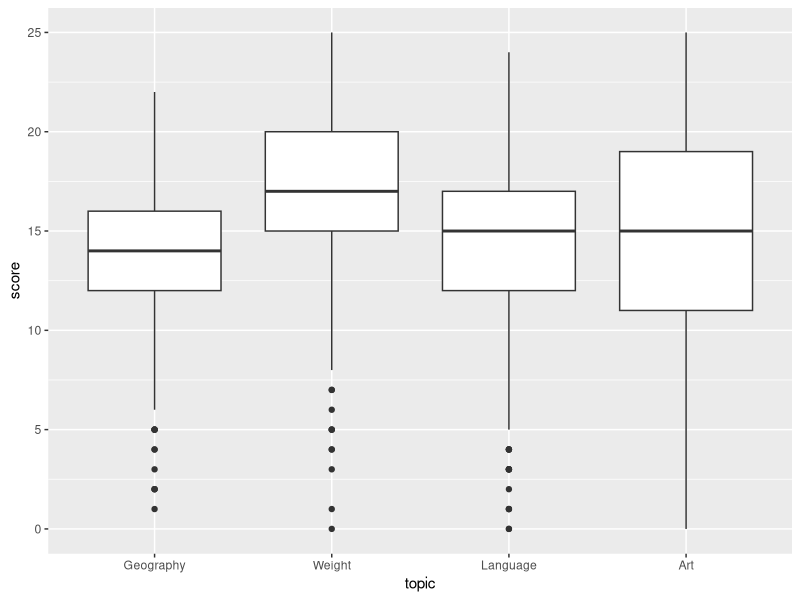
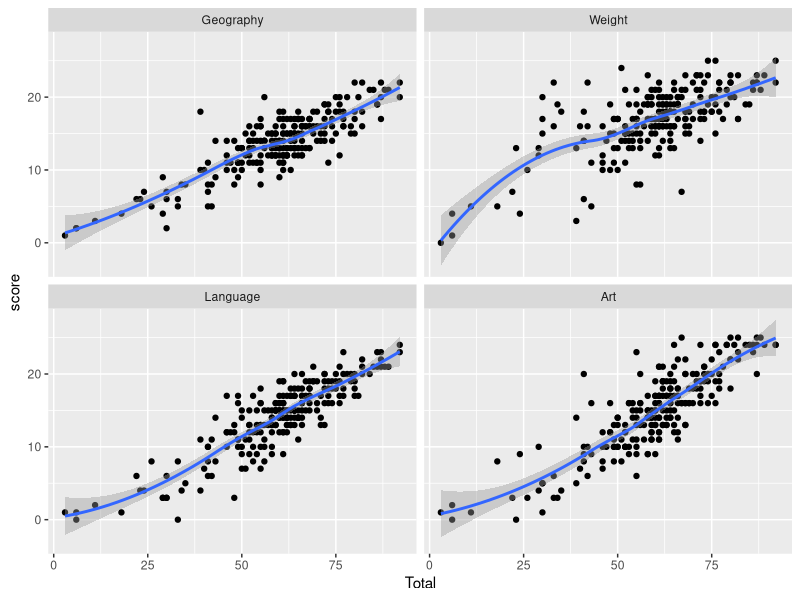
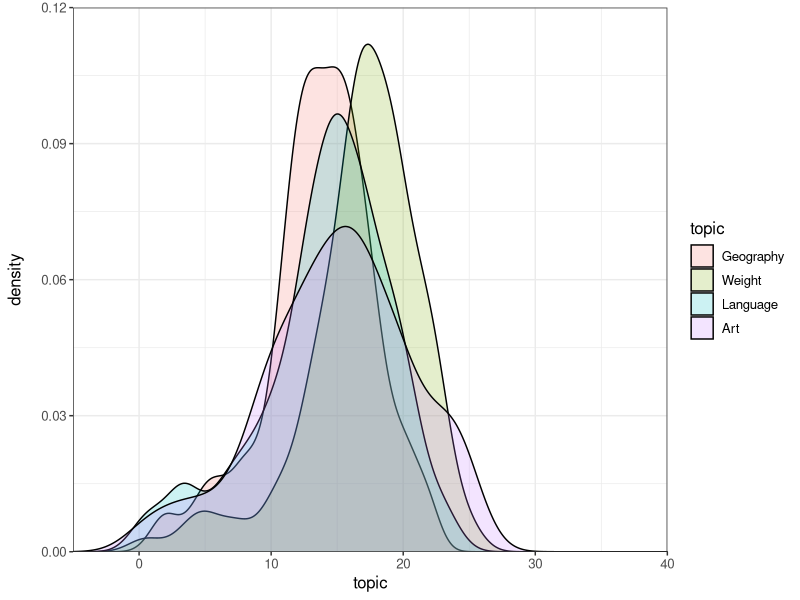
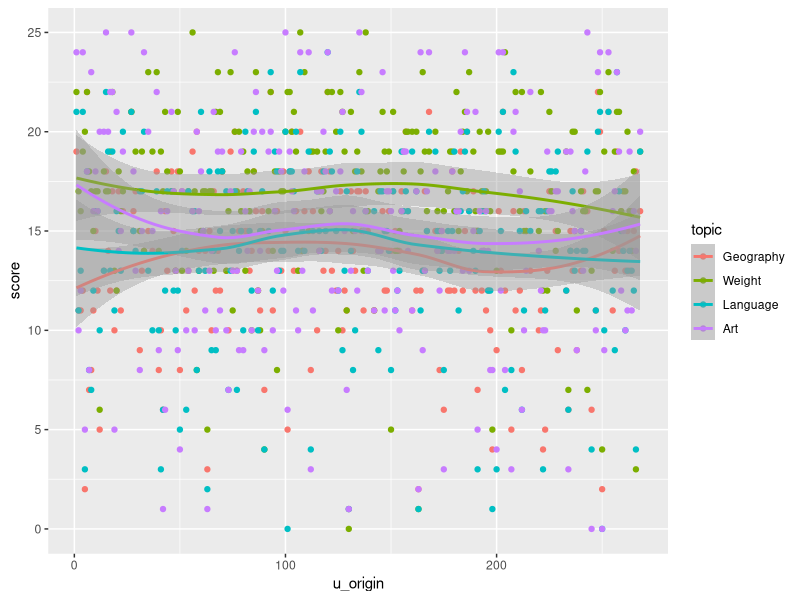
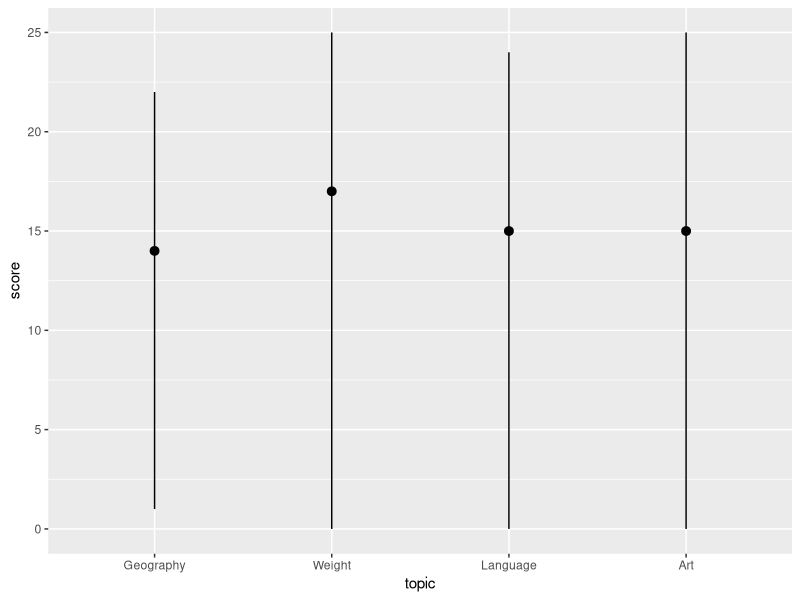

The R source for these figures, in order:
library(reshape2)
library(ggplot2)
# topic specific scores

# we want this to be asocial, and not give them a score if they chose to copy. If they chose to copy this will be treated as  getting it wrong/ not knowing. 

# load full data:
full_data <- read.csv("full_data.csv")

# these are the question numbers for the topics, in each round:
geography <- c(1:10, 41:55)
weight <- c(11:20, 56:70)
language <-c(21:30, 71:85)
art <- c(31:40, 86:100)

# numbered 1-4 in full data
full_data$topic <- ifelse((full_data$number %in% geography),1,
                            ifelse((full_data$number %in% weight),2,
                              ifelse((full_data$number %in% language),3,
                                ifelse((full_data$number %in% art),4, 999))))

### cumulative ASOCIAL total score (we previously only have this for round 1, or total score including social)
full_data$c_a_score_tot <- rep(-666, nrow(full_data))
u_origins <- unique(full_data$u_origin)
for (i in 1:length(u_origins)) {
  u_origin <- u_origins[i]
  relevant_rows <- c(1:nrow(full_data))[full_data$u_origin == u_origin]
  subset <- full_data[relevant_rows,]
  c_a_score_tot <- cumsum((subset$score) * (1-subset$copying))
  full_data$c_a_score_tot[relevant_rows] <- c_a_score_tot
}

### cumulative asocial score, for GEOGRAPHY
full_data$c_a_score_geog <- rep(-666, nrow(full_data))
u_origins <- unique(full_data$u_origin)
for (i in 1:length(u_origins)) {
  u_origin <- u_origins[i]
  relevant_rows <- c(1:nrow(full_data))[full_data$u_origin == u_origin]
  subset <- full_data[relevant_rows,]
  c_a_score_geog <- cumsum((subset$score) * (1-subset$copying) * (subset$topic==1))
  full_data$c_a_score_geog[relevant_rows] <- c_a_score_geog
}

### cumulative asocial score, for WEIGHT
full_data$c_a_score_wght <- rep(-666, nrow(full_data))
u_origins <- unique(full_data$u_origin)
for (i in 1:length(u_origins)) {
  u_origin <- u_origins[i]
  relevant_rows <- c(1:nrow(full_data))[full_data$u_origin == u_origin]
  subset <- full_data[relevant_rows,]
  c_a_score_wght <- cumsum((subset$score) * (1-subset$copying) * (subset$topic==2))
  full_data$c_a_score_wght[relevant_rows] <- c_a_score_wght
}

### cumulative asocial score, for LANGUAGE 
full_data$c_a_score_lang <- rep(-666, nrow(full_data))
u_origins <- unique(full_data$u_origin)
for (i in 1:length(u_origins)) {
  u_origin <- u_origins[i]
  relevant_rows <- c(1:nrow(full_data))[full_data$u_origin == u_origin]
  subset <- full_data[relevant_rows,]
  c_a_score_lang <- cumsum((subset$score) * (1-subset$copying) * (subset$topic==3))
  full_data$c_a_score_lang[relevant_rows] <- c_a_score_lang
}

### cumulative asocial score, for ART
full_data$c_a_score_art <- rep(-666, nrow(full_data))
u_origins <- unique(full_data$u_origin)
for (i in 1:length(u_origins)) {
  u_origin <- u_origins[i]
  relevant_rows <- c(1:nrow(full_data))[full_data$u_origin == u_origin]
  subset <- full_data[relevant_rows,]
  c_a_score_art <- cumsum((subset$score) * (1-subset$copying) * (subset$topic==4))
  full_data$c_a_score_art[relevant_rows] <- c_a_score_art
}

### make into easy table
asocialOnly <- full_data[full_data$copying=="FALSE",]
finalScore <- asocialOnly[asocialOnly$number==100,]
topicTable <- finalScore[,c(14,23,24,25,26,27)]
colnames(topicTable)[2] <- "Total"
colnames(topicTable)[3] <- "Geography"
colnames(topicTable)[4] <- "Weight"
colnames(topicTable)[5] <- "Language"
colnames(topicTable)[6] <- "Art"

#means 
means <- sapply(topicTable[,2:6],mean)
means
sds <- sapply(topicTable[,2:6],sd)
sds
range <- sapply(topicTable[,2:6],range)
range

#melting tables for plotting
topicTableL <- melt(topicTable, id.vars="u_origin", value.name = "score")
colnames(topicTableL)[2] <- "topic"
topicTableLO <- topicTableL[!topicTableL$topic=="Total",]
# more melting
teenytable <- topicTable
teenytable$u_origin <- NULL
topicTable1 <- melt(teenytable, id.vars="Total", value.name = "score")

#plotting about
boxplot <- ggplot(data = topicTableLO, mapping = aes(x = topic, y = score)) + 
  geom_boxplot()
boxplot

topicsPlot <- ggplot(topicTable1, aes(Total,score)) + 
  geom_point() + 
  stat_smooth() +
  facet_wrap(~variable)
topicsPlot

densityPlot <- ggplot(topicTableLO, aes(score, fill=topic)) 
densityPlot + geom_density(alpha = 0.2) + theme_bw() + 
  theme(text = element_text(size=12), axis.title.y=element_text(margin=margin(0,12,0,0))) +
  scale_y_continuous(limits=c(0,0.12), expand = c(0,0)) +
  scale_x_continuous(limits=c(-5,40), expand= c(0,0)) +
  xlab("topic") + ylab("density")

ggplot(topicTableLO, aes(u_origin,score, col=topic)) + 
  geom_point() + 
  stat_smooth() 

ggplot(data = topicTableLO) + 
  stat_summary(
    mapping = aes(x = topic, y = score),
    fun.ymin = min,
    fun.ymax = max,
    fun.y = median
  )

# corr tests
cor.test(topicTable$Geography, topicTable$Language)
cor.test(topicTable$Geography, topicTable$Weight)
cor.test(topicTable$Geography, topicTable$Art)
cor.test(topicTable$Art, topicTable$Weight)
cor.test(topicTable$Art, topicTable$Language)
cor.test(topicTable$Weight, topicTable$Language)

cor.test(topicTable$Geography, topicTable$Language)$estimate[[1]]^2
cor.test(topicTable$Geography, topicTable$Weight)$estimate[[1]]^2
cor.test(topicTable$Geography, topicTable$Art)$estimate[[1]]^2
cor.test(topicTable$Art, topicTable$Weight)$estimate[[1]]^2
cor.test(topicTable$Art, topicTable$Language)$estimate[[1]]^2
cor.test(topicTable$Weight, topicTable$Language)$estimate[[1]]^2

cor.test(topicTable$Total, topicTable$Language)
cor.test(topicTable$Total, topicTable$Weight)
cor.test(topicTable$Total, topicTable$Geog)
cor.test(topicTable$Total, topicTable$Art)

var(topicTable$Total)
var(topicTable$Language)
var(topicTable$Art)
var(topicTable$Weight)
var(topicTable$Geography)
sd(topicTable$Total)
sd(topicTable$Art)
sd(topicTable$Geography)
sd(topicTable$Weight)
sd(topicTable$Language)

Geog <- asocialOnly[asocialOnly$topic==1,]
Weight <- asocialOnly[asocialOnly$topic==2,]
Lang <- asocialOnly[asocialOnly$topic==3,]
Art <- asocialOnly[asocialOnly$topic==4,]

sd(Geog$score)
sd(Weight$score)
sd(Lang$score)
sd(Art$score)

rand <- asocialOnly[sample(nrow(asocialOnly), 6000), ]
sd(rand$score)

# Rounds 1 and 2 correlations

R1Score <- asocialOnly[asocialOnly$number==40,]

# match R1scores to finalScores, using match? 

finalScore$R1_art <- R1Score$c_a_score_art[match(finalScore$u_origin, R1Score$u_origin)]
finalScore$R1_lang <- R1Score$c_a_score_lang[match(finalScore$u_origin, R1Score$u_origin)]
finalScore$R1_weight <- R1Score$c_a_score_wght[match(finalScore$u_origin, R1Score$u_origin)]
finalScore$R1_geog <- R1Score$c_a_score_geog[match(finalScore$u_origin, R1Score$u_origin)]

finalScore$R2_art <- (finalScore$c_a_score_art-finalScore$R1_art)
finalScore$R2_lang <- (finalScore$c_a_score_lang-finalScore$R1_lang)
finalScore$R2_weight <- (finalScore$c_a_score_wght-finalScore$R1_weight)
finalScore$R2_geog <- (finalScore$c_a_score_geog-finalScore$R1_geog)


cor.test(finalScore$R1_art, finalScore$R2_art)$estimate[[1]]^2
cor.test(finalScore$R1_art, finalScore$R2_geog)$estimate[[1]]^2
cor.test(finalScore$R1_art, finalScore$R2_lang)$estimate[[1]]^2
cor.test(finalScore$R1_art, finalScore$R2_weight)$estimate[[1]]^2

cor.test(finalScore$R1_geog, finalScore$R2_geog)$estimate[[1]]^2
cor.test(finalScore$R1_geog, finalScore$R2_art)$estimate[[1]]^2
cor.test(finalScore$R1_geog, finalScore$R2_lang)$estimate[[1]]^2
cor.test(finalScore$R1_geog, finalScore$R2_weight)$estimate[[1]]^2

cor.test(finalScore$R1_lang, finalScore$R2_lang)$estimate[[1]]^2
cor.test(finalScore$R1_lang, finalScore$R2_weight)$estimate[[1]]^2
cor.test(finalScore$R1_lang, finalScore$R2_art)$estimate[[1]]^2
cor.test(finalScore$R1_lang, finalScore$R2_geog)$estimate[[1]]^2

cor.test(finalScore$R1_weight, finalScore$R2_weight)$estimate[[1]]^2
cor.test(finalScore$R1_weight, finalScore$R2_geog)$estimate[[1]]^2
cor.test(finalScore$R1_weight, finalScore$R2_art)$estimate[[1]]^2
cor.test(finalScore$R1_weight, finalScore$R2_lang)$estimate[[1]]^2

cor.test(finalScore$c_a_score_r1, finalScore$R2_weight)$estimate[[1]]^2
cor.test(finalScore$c_a_score_r1, finalScore$R2_geog)$estimate[[1]]^2
cor.test(finalScore$c_a_score_r1, finalScore$R2_art)$estimate[[1]]^2
cor.test(finalScore$c_a_score_r1, finalScore$R2_lang)$estimate[[1]]^2

